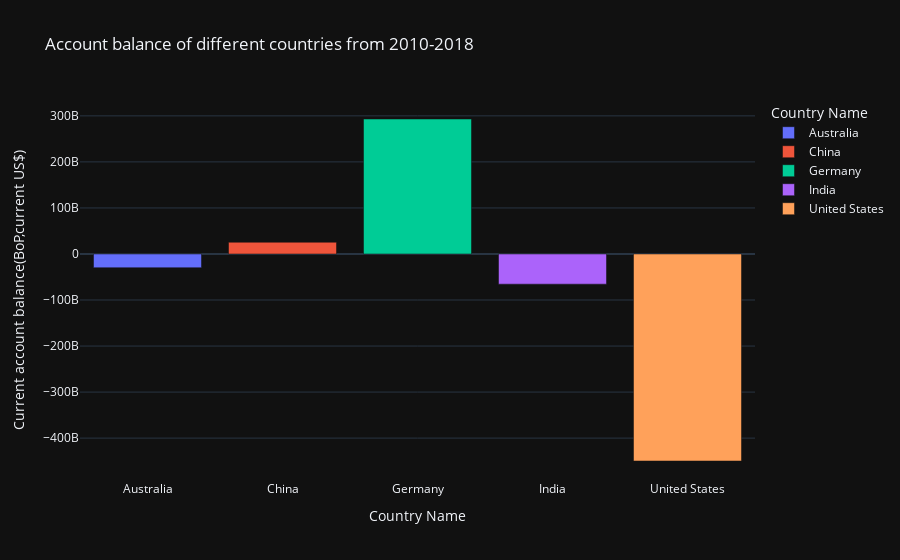

The code cell stored with this chart in its notebook:
### Code cell
import pandas as pd
import plotly.express as px

import plotly.io as pio

pio.templates.default = "plotly_dark"
df1_2018 = df1[df1["Year"]==2018]
fig = px.bar(data_frame=df1_2018, x="Country Name", y="Current account balance(BoP,current US$) ", color="Country Name" ,title="Account balance of different countries from 2010-2018")
fig.show()

### Figure 1 — Plotly figure (JSON) as saved in the notebook; plotly's stock layout.template omitted (floating-point values rounded to 4 significant figures)
{"data": [{"alignmentgroup": "True", "hovertemplate": "Country Name=%{x}<br>Current account balance(BoP,current US$) =%{y}<extra></extra>", "legendgroup": "Australia", "marker": {"color": "#636efa"}, "name": "Australia", "offsetgroup": "Australia", "orientation": "v", "showlegend": true, "textposition": "auto", "type": "bar", "x": ["Australia"], "xaxis": "x", "y": [-29784738313], "yaxis": "y"}, {"alignmentgroup": "True", "hovertemplate": "Country Name=%{x}<br>Current account balance(BoP,current US$) =%{y}<extra></extra>", "legendgroup": "China", "marker": {"color": "#EF553B"}, "name": "China", "offsetgroup": "China", "orientation": "v", "showlegend": true, "textposition": "auto", "type": "bar", "x": ["China"], "xaxis": "x", "y": [25499236004], "yaxis": "y"}, {"alignmentgroup": "True", "hovertemplate": "Country Name=%{x}<br>Current account balance(BoP,current US$) =%{y}<extra></extra>", "legendgroup": "Germany", "marker": {"color": "#00cc96"}, "name": "Germany", "offsetgroup": "Germany", "orientation": "v", "showlegend": true, "textposition": "auto", "type": "bar", "x": ["Germany"], "xaxis": "x", "y": [293188000000], "yaxis": "y"}, {"alignmentgroup": "True", "hovertemplate": "Country Name=%{x}<br>Current account balance(BoP,current US$) =%{y}<extra></extra>", "legendgroup": "India", "marker": {"color": "#ab63fa"}, "name": "India", "offsetgroup": "India", "orientation": "v", "showlegend": true, "textposition": "auto", "type": "bar", "x": ["India"], "xaxis": "x", "y": [-65599439053], "yaxis": "y"}, {"alignmentgroup": "True", "hovertemplate": "Country Name=%{x}<br>Current account balance(BoP,current US$) =%{y}<extra></extra>", "legendgroup": "United States", "marker": {"color": "#FFA15A"}, "name": "United States", "offsetgroup": "United States", "orientation": "v", "showlegend": true, "textposition": "auto", "type": "bar", "x": ["United States"], "xaxis": "x", "y": [-449700000000], "yaxis": "y"}], "layout": {"barmode": "relative", "legend": {"title": {"text": "Country Name"}, "tracegroupgap": 0}, "title": {"text": "Account balance of different countries from 2010-2018"}, "xaxis": {"anchor": "y", "categoryarray": ["Australia", "China", "Germany", "India", "United States"], "categoryorder": "array", "domain": [0, 1], "title": {"text": "Country Name"}}, "yaxis": {"anchor": "x", "domain": [0, 1], "title": {"text": "Current account balance(BoP,current US$) "}}}}
